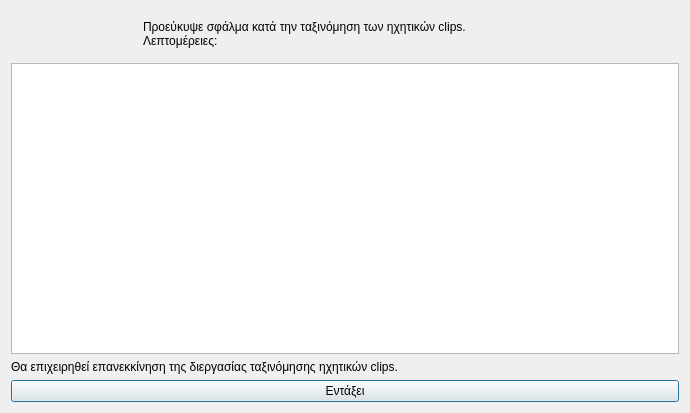
<?xml version="1.0" encoding="UTF-8"?>
<ui version="4.0">
 <class>Dialog</class>
 <widget class="QDialog" name="Dialog">
  <property name="geometry">
   <rect>
    <x>0</x>
    <y>0</y>
    <width>690</width>
    <height>413</height>
   </rect>
  </property>
  <property name="windowTitle">
   <string>Σφάλμα στην διεργασία ταξινόμησης ηχητικών clips</string>
  </property>
  <property name="windowIcon">
   <iconset resource="../../../icons.qrc">
    <normaloff>:/rest-windows/assets/images/rest-windows/information.png</normaloff>:/rest-windows/assets/images/rest-windows/information.png</iconset>
  </property>
  <layout class="QGridLayout" name="gridLayout">
   <item row="0" column="0">
    <widget class="QFrame" name="frame">
     <property name="styleSheet">
      <string notr="true">QFrame{border:0px;}</string>
     </property>
     <property name="frameShape">
      <enum>QFrame::StyledPanel</enum>
     </property>
     <property name="frameShadow">
      <enum>QFrame::Raised</enum>
     </property>
     <layout class="QHBoxLayout" name="horizontalLayout">
      <item>
       <widget class="QLabel" name="image_label">
        <property name="maximumSize">
         <size>
          <width>117</width>
          <height>117</height>
         </size>
        </property>
        <property name="text">
         <string/>
        </property>
        <property name="pixmap">
         <pixmap resource="../../../icons.qrc">:/rest-windows/assets/images/rest-windows/information.png</pixmap>
        </property>
        <property name="scaledContents">
         <bool>true</bool>
        </property>
       </widget>
      </item>
      <item>
       <widget class="QLabel" name="label">
        <property name="text">
         <string>Προεύκυψε σφάλμα κατά την ταξινόμηση των ηχητικών clips.
Λεπτομέρειες:</string>
        </property>
        <property name="alignment">
         <set>Qt::AlignJustify|Qt::AlignVCenter</set>
        </property>
       </widget>
      </item>
     </layout>
    </widget>
   </item>
   <item row="3" column="0">
    <widget class="QPushButton" name="ok">
     <property name="text">
      <string>Εντάξει</string>
     </property>
     <property name="icon">
      <iconset resource="../../../icons.qrc">
       <normaloff>:/rest-windows/assets/images/rest-windows/ok.png</normaloff>:/rest-windows/assets/images/rest-windows/ok.png</iconset>
     </property>
    </widget>
   </item>
   <item row="1" column="0">
    <widget class="QPlainTextEdit" name="details"/>
   </item>
   <item row="2" column="0">
    <widget class="QLabel" name="label_2">
     <property name="text">
      <string>Θα επιχειρηθεί επανεκκίνηση της διεργασίας ταξινόμησης ηχητικών clips.</string>
     </property>
     <property name="alignment">
      <set>Qt::AlignJustify|Qt::AlignVCenter</set>
     </property>
    </widget>
   </item>
  </layout>
 </widget>
 <tabstops>
  <tabstop>details</tabstop>
  <tabstop>ok</tabstop>
 </tabstops>
 <resources>
  <include location="../../../icons.qrc"/>
  <include location="../../../icons.qrc"/>
  <include location="../../../icons.qrc"/>
  <include location="../../../icons.qrc"/>
 </resources>
 <connections/>
</ui>
